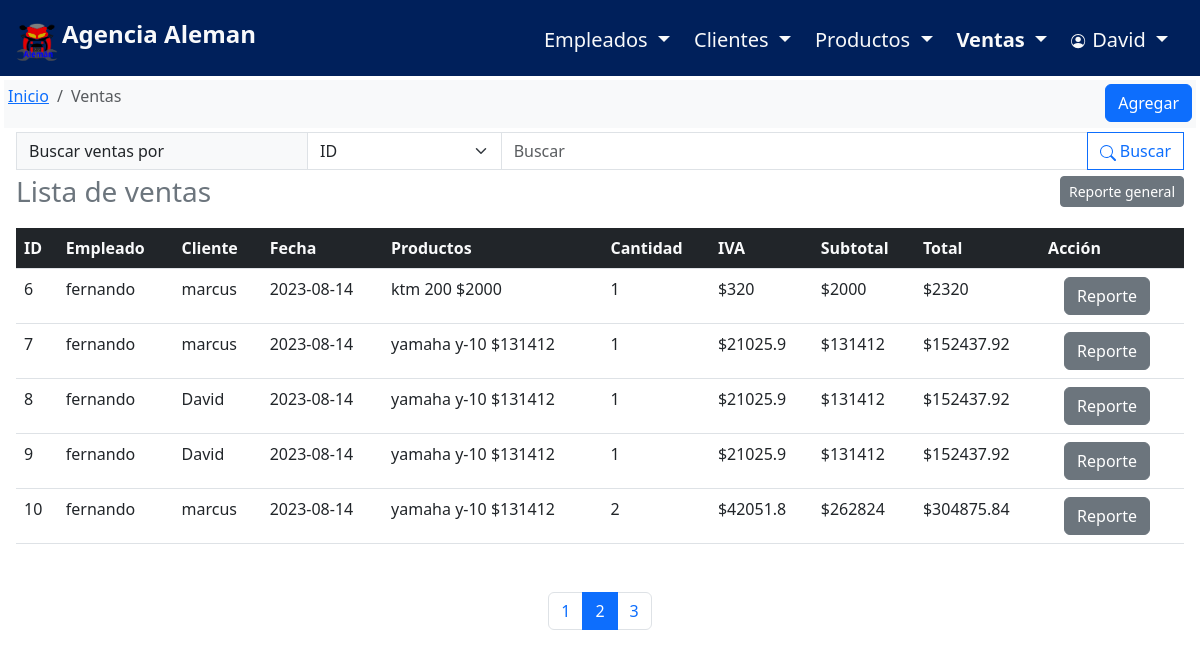
Page /consultar_ventas.php?pagina=2 (signed in) on the committed database.
### tables this page shows
CREATE TABLE `detalles_venta` (
  `id_venta` int(11) NOT NULL COMMENT 'Lave foranea de la venta',
  `id_producto` int(11) NOT NULL COMMENT 'Lave foranea del producto',
  `cantidad` int(11) NOT NULL COMMENT 'Cantidad a comprar',
  `costo` double NOT NULL COMMENT 'costo total de la vena'
);

### models/DetallesVentas.php (called while the page is built, shortened)
<?php
require_once 'Productos.php';
class DetallesVentas
{
    private static $bd;
    public static function init($bd)
    {
        self::$bd = $bd;
    }
    private static function productosVendidos($idVenta)
    {
        $detallesIdVenta = [];
        $idProducto = 0;
        $consulta = self::$bd->prepare("SELECT id_producto FROM detalles_venta WHERE id_venta = ?");
        $consulta->bind_param('i', $idVenta);
        $consulta->execute();
        $consulta->bind_result($idProducto);
        while ($consulta->fetch()) {
            array_push($detallesIdVenta, $idProducto);
        }
        return  $detallesIdVenta;
    }
    private static function consultarCantidadesPorProducto($id)
    {
        $cantidad = 0;
        $cantidades = [];
        $consulta = self::$bd->prepare('SELECT cantidad FROM `detalles_venta` WHERE id_venta = ?');
        $consulta->bind_param('i', $id);
        $consulta->execute();
        $consulta->bind_result($cantidad);
        while ($consulta->fetch()) {
            array_push($cantidades, $cantidad);
        }
        return $cantidades;
    }
    public static function consultarDetallesVentas($id)
    {
        $detallesVentaArray = [];
        $detalles = [];
        $idVenta = 0;
        $productos = [];
        $costo = 0;
        $consulta = self::$bd->prepare("SELECT id_venta, costo
        FROM  detalles_venta
        WHERE id_venta = ?
        GROUP BY id_venta");
        $consulta->bind_param('i', $id);
        $consulta->execute();
        $consulta->bind_result($idVenta, $costo);
        if ($consulta->fetch()) {
            array_push($detallesVentaArray, [$idVenta, $costo]);
        }
        if (count($detallesVentaArray) == 0 || isset($detallesVentaArray)) {
            for ($i = 0; $i < count($detallesVentaArray); $i++) {
                $detalle = $detallesVentaArray[$i];
                $id = $detalle[0];
                $idProductos = self::productosVendidos($id);
                $cantidades = self::consultarCantidadesPorProducto($id);
                foreach ($idProductos as $idProducto) {
                    $producto = Productos::consultPrecioMarcaModelo($idProducto);
                    $productoNom = "$producto[1] $producto[2] \$$producto[3]";
                    array_push($productos, [$producto[0], $productoNom]);
                }
                array_push($detalles, new DetallesVentas($id, $productos, $cantidades, $detalle[1]));
                $productos = [];
            }
        }
        return $detalles;
    }
}

### models/Productos.php (called while the page is built, shortened)
<?php
class Productos
{
    private static $bd;
    public static function init($bd)
    {
        self::$bd = $bd;
    }
    public static function consultPrecioMarcaModelo($id_producto)
    {
        $id = 0;
        $precio = '';
        $marca = '';
        $modelo = '';
        $producto = [];
        $consult = self::$bd->prepare("select id_producto, marca, modelo, precio from productos where id_producto = ?");
        $consult->bind_param('i', $id_producto);
        $consult->execute();
        $consult->bind_result($id, $precio, $marca, $modelo);
        array_push($producto, $id, $precio, $marca, $modelo);
        return ($producto);
    }
}

### models/Ventas.php (the view, shortened to what this page needs)
<?php
require_once 'DetallesVentas.php';
require_once 'Productos.php';
class Ventas
{
    private static $bd;
    public static function init($bd)
    {
        self::$bd = $bd;
    }
    public static function consultarVentas($pagina = null, $contenido = null)
    {
        $pagina = ($pagina - 1) * $contenido;
        $ventasArray = [];
        $ventas = [];
        $idVenta = 0;
        $subtotal = 0;
        $iva = 0;
        $idEmpleado = 0;
        $idCliente = 0;
        $fechaVenta = '';
        if (!is_null($pagina) && !is_null($contenido)) {
            $consulta = self::$bd->prepare("SELECT id_venta, subtotal, iva, id_empleado, id_cliente, fecha_venta FROM ventas LIMIT ?,?");
            $consulta->bind_param('ii', $pagina, $contenido);
        } else {
            $consulta = self::$bd->prepare("SELECT id_venta, subtotal, iva, id_empleado, id_cliente, fecha_venta FROM ventas");
        }
        $consulta->execute();
        $consulta->bind_result($idVenta, $subtotal, $iva, $idEmpleado, $idCliente, $fechaVenta);
        while ($consulta->fetch()) {
            array_push($ventasArray, [$idVenta, $subtotal, $iva, $idEmpleado, $idCliente, $fechaVenta]);
        }
        if (isset($ventasArray)) {
            foreach ($ventasArray as $venta) {
                $id = $venta[0];
                $detalle =  DetallesVentas::consultarDetallesVentas($id);
                $detalle = $detalle[0];
                $nombreEmpleado = Empleados::id_emple($venta[3]);
                $nombreCliente = Clientes::buscarnom($venta[4]);
                $productos = '';
                $cantidades = '';
                $productosNombre = $detalle->idProductos;
                $cantidadesPorProducto = $detalle->cantidades;
                foreach ($productosNombre as $productoNombre) {
                    $productos = $productos . "$productoNombre[1] <br/>";
                }
                foreach ($cantidadesPorProducto as $cantidad) {
                    $cantidades = $cantidades . "$cantidad <br/>";
                }
                array_push($ventas, new Ventas($venta[0], $venta[1], $venta[2], $nombreEmpleado, $nombreCliente, $venta[5], $productos, $cantidades, $detalle->costo));
            }
        }
        return $ventas;
    }
}

### style.css (style rules this page uses)
.bg-lightblue { background-color: #00205b; }
.icon-navbar { width: 50px; height: 50px; }

### rows in the picture
detalles_venta: cantidad "1"
detalles_venta: cantidad "1"
detalles_venta: cantidad "1"
detalles_venta: cantidad "1"
detalles_venta: cantidad "2"

### other values in the picture
$productoNombre[1] "ktm 200 $2000 yamaha y-10 $131412 yamaha y-10 $131412 yamaha y-10 $131412 yamaha y-10 $131412"
